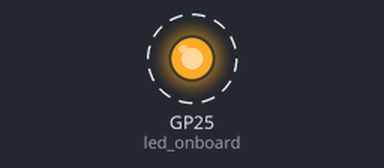
Recording of a program running on a simulated Raspberry Pi Pico running MicroPython. Shown: output pins drawn as LEDs (lit = HIGH). Dashed ring = blinking.

Above: at 0.2 s.
Timing chart, 0 to 3.0 s (numbered marks = the images above):
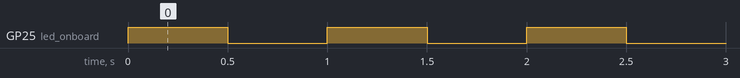

Measured:
- by itself, GP25 (led_onboard): alternates HIGH for 0.50 s and LOW for 0.50 s

The program:

blink.py
```python
# File : blink.py
# Blinking onboard LED on Pico W
#
# info@pcamus.be
# 22/11/2022

from machine import Pin
import utime

# Uncomment to check version of MicroPython
# import sys
# print ("Interpreter version:")
# print(sys.implementation)

led_onboard = Pin("LED", Pin.OUT)

while True:
    led_onboard.toggle()
    utime.sleep(0.5)
```
